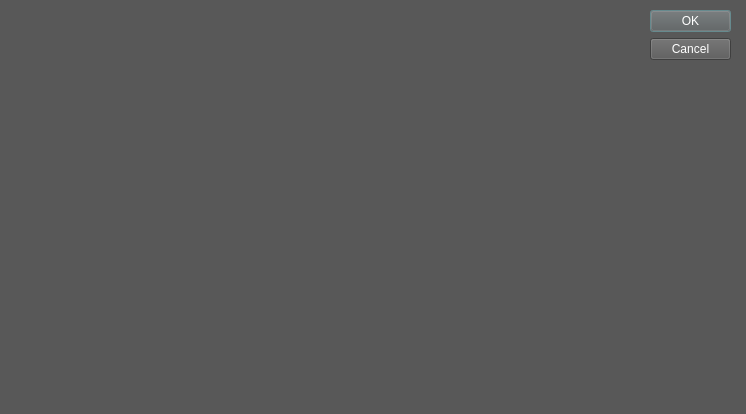
<?xml version="1.0" encoding="UTF-8"?>
<ui version="4.0">
 <class>GraphDialog</class>
 <widget class="QDialog" name="GraphDialog">
  <property name="geometry">
   <rect>
    <x>0</x>
    <y>0</y>
    <width>746</width>
    <height>414</height>
   </rect>
  </property>
  <property name="windowTitle">
   <string>Dialog</string>
  </property>
  <property name="styleSheet">
   <string notr="true">background-color: rgb(88, 88, 88);
border-color: rgb(0, 0, 0);
selection-background-color: rgb(127, 172, 177);
border-color: rgb(0, 0, 0);
color: rgb(255, 255, 255);</string>
  </property>
  <widget class="QDialogButtonBox" name="buttonBox">
   <property name="geometry">
    <rect>
     <x>650</x>
     <y>10</y>
     <width>81</width>
     <height>61</height>
    </rect>
   </property>
   <property name="orientation">
    <enum>Qt::Vertical</enum>
   </property>
   <property name="standardButtons">
    <set>QDialogButtonBox::Cancel|QDialogButtonBox::Ok</set>
   </property>
  </widget>
 </widget>
 <resources/>
 <connections>
  <connection>
   <sender>buttonBox</sender>
   <signal>accepted()</signal>
   <receiver>GraphDialog</receiver>
   <slot>accept()</slot>
   <hints>
    <hint type="sourcelabel">
     <x>248</x>
     <y>254</y>
    </hint>
    <hint type="destinationlabel">
     <x>157</x>
     <y>274</y>
    </hint>
   </hints>
  </connection>
  <connection>
   <sender>buttonBox</sender>
   <signal>rejected()</signal>
   <receiver>GraphDialog</receiver>
   <slot>reject()</slot>
   <hints>
    <hint type="sourcelabel">
     <x>316</x>
     <y>260</y>
    </hint>
    <hint type="destinationlabel">
     <x>286</x>
     <y>274</y>
    </hint>
   </hints>
  </connection>
 </connections>
</ui>
